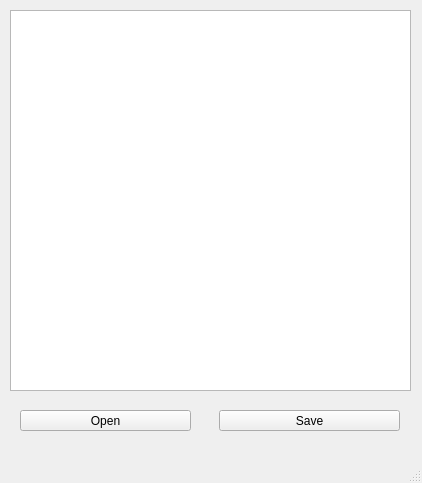
<?xml version="1.0" encoding="UTF-8"?>
<ui version="4.0">
 <class>MainWindow</class>
 <widget class="QMainWindow" name="MainWindow">
  <property name="geometry">
   <rect>
    <x>0</x>
    <y>0</y>
    <width>422</width>
    <height>483</height>
   </rect>
  </property>
  <property name="windowTitle">
   <string>MainWindow</string>
  </property>
  <widget class="QWidget" name="centralwidget">
   <widget class="QPlainTextEdit" name="plainTextEdit">
    <property name="geometry">
     <rect>
      <x>10</x>
      <y>10</y>
      <width>401</width>
      <height>381</height>
     </rect>
    </property>
   </widget>
   <widget class="QWidget" name="widget" native="true">
    <property name="geometry">
     <rect>
      <x>10</x>
      <y>400</y>
      <width>401</width>
      <height>41</height>
     </rect>
    </property>
    <widget class="QPushButton" name="openButton">
     <property name="geometry">
      <rect>
       <x>10</x>
       <y>10</y>
       <width>171</width>
       <height>21</height>
      </rect>
     </property>
     <property name="text">
      <string>Open</string>
     </property>
    </widget>
    <widget class="QPushButton" name="saveButton">
     <property name="geometry">
      <rect>
       <x>209</x>
       <y>10</y>
       <width>181</width>
       <height>21</height>
      </rect>
     </property>
     <property name="text">
      <string>Save</string>
     </property>
    </widget>
   </widget>
  </widget>
  <widget class="QMenuBar" name="menubar">
   <property name="geometry">
    <rect>
     <x>0</x>
     <y>0</y>
     <width>422</width>
     <height>20</height>
    </rect>
   </property>
  </widget>
  <widget class="QStatusBar" name="statusbar"/>
 </widget>
 <resources/>
 <connections/>
</ui>
